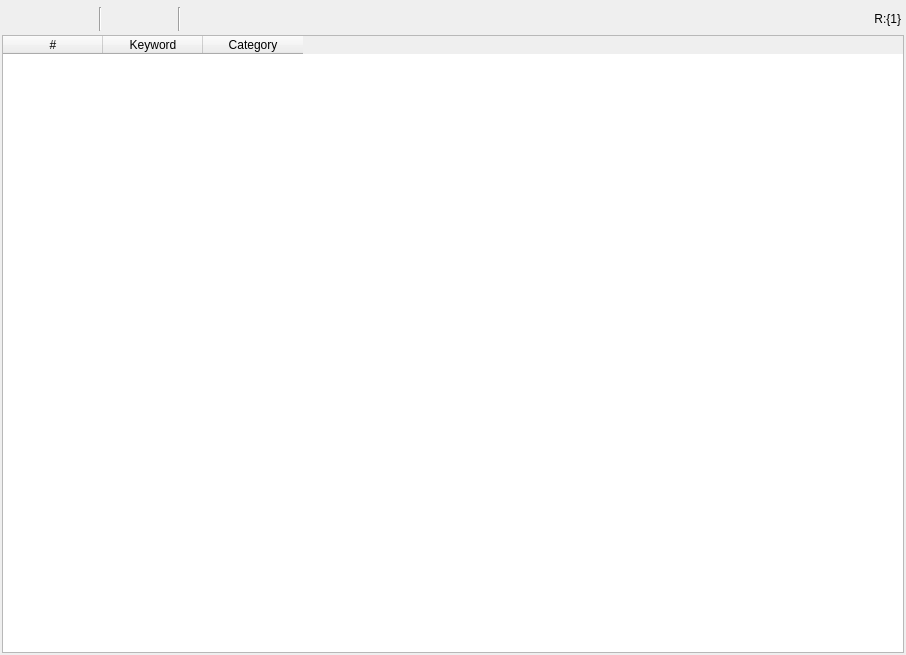
<?xml version="1.0" encoding="UTF-8"?>
<ui version="4.0">
 <class>AmazonCategoryKeywordRelationForm</class>
 <widget class="QWidget" name="AmazonCategoryKeywordRelationForm">
  <property name="geometry">
   <rect>
    <x>0</x>
    <y>0</y>
    <width>906</width>
    <height>655</height>
   </rect>
  </property>
  <property name="windowTitle">
   <string>Amazon Category Keyword Relation</string>
  </property>
  <layout class="QVBoxLayout" name="vlAmazonSkuKeywordRelationForm" stretch="0,0">
   <property name="spacing">
    <number>3</number>
   </property>
   <property name="leftMargin">
    <number>2</number>
   </property>
   <property name="topMargin">
    <number>6</number>
   </property>
   <property name="rightMargin">
    <number>2</number>
   </property>
   <property name="bottomMargin">
    <number>2</number>
   </property>
   <item>
    <widget class="QWidget" name="keywordToolBar" native="true">
     <property name="sizePolicy">
      <sizepolicy hsizetype="Preferred" vsizetype="Preferred">
       <horstretch>0</horstretch>
       <verstretch>0</verstretch>
      </sizepolicy>
     </property>
     <property name="minimumSize">
      <size>
       <width>0</width>
       <height>26</height>
      </size>
     </property>
     <property name="inputMethodHints">
      <set>Qt::ImhNone</set>
     </property>
     <layout class="QHBoxLayout" name="hlReportToolBar" stretch="0,0,0,0,0,0,0,0,0,0,0">
      <property name="spacing">
       <number>2</number>
      </property>
      <property name="sizeConstraint">
       <enum>QLayout::SetDefaultConstraint</enum>
      </property>
      <property name="leftMargin">
       <number>1</number>
      </property>
      <property name="topMargin">
       <number>1</number>
      </property>
      <property name="rightMargin">
       <number>1</number>
      </property>
      <property name="bottomMargin">
       <number>1</number>
      </property>
      <item>
       <widget class="QToolButton" name="tbRefresh">
        <property name="minimumSize">
         <size>
          <width>22</width>
          <height>22</height>
         </size>
        </property>
        <property name="maximumSize">
         <size>
          <width>22</width>
          <height>22</height>
         </size>
        </property>
        <property name="styleSheet">
         <string notr="true"/>
        </property>
        <property name="text">
         <string/>
        </property>
        <property name="icon">
         <iconset resource="../resource/icons.qrc">
          <normaloff>:/button/images/svg/sync-alt-solid.svg</normaloff>:/button/images/svg/sync-alt-solid.svg</iconset>
        </property>
        <property name="autoRaise">
         <bool>true</bool>
        </property>
       </widget>
      </item>
      <item>
       <widget class="QToolButton" name="tbSelection">
        <property name="minimumSize">
         <size>
          <width>22</width>
          <height>22</height>
         </size>
        </property>
        <property name="maximumSize">
         <size>
          <width>22</width>
          <height>22</height>
         </size>
        </property>
        <property name="text">
         <string/>
        </property>
        <property name="icon">
         <iconset resource="../resource/icons.qrc">
          <normaloff>:/button/images/svg/check-solid.svg</normaloff>:/button/images/svg/check-solid.svg</iconset>
        </property>
        <property name="autoRaise">
         <bool>true</bool>
        </property>
       </widget>
      </item>
      <item>
       <widget class="QToolButton" name="tbUnselection">
        <property name="minimumSize">
         <size>
          <width>22</width>
          <height>22</height>
         </size>
        </property>
        <property name="maximumSize">
         <size>
          <width>22</width>
          <height>22</height>
         </size>
        </property>
        <property name="text">
         <string/>
        </property>
        <property name="icon">
         <iconset resource="../resource/icons.qrc">
          <normaloff>:/button/images/svg/times-solid.svg</normaloff>:/button/images/svg/times-solid.svg</iconset>
        </property>
        <property name="autoRaise">
         <bool>true</bool>
        </property>
       </widget>
      </item>
      <item>
       <widget class="QToolButton" name="tbInvertSelection">
        <property name="minimumSize">
         <size>
          <width>22</width>
          <height>22</height>
         </size>
        </property>
        <property name="maximumSize">
         <size>
          <width>22</width>
          <height>22</height>
         </size>
        </property>
        <property name="text">
         <string/>
        </property>
        <property name="icon">
         <iconset resource="../resource/icons.qrc">
          <normaloff>:/button/images/svg/retweet-solid.svg</normaloff>:/button/images/svg/retweet-solid.svg</iconset>
        </property>
        <property name="autoRaise">
         <bool>true</bool>
        </property>
       </widget>
      </item>
      <item>
       <widget class="Line" name="line_2">
        <property name="orientation">
         <enum>Qt::Vertical</enum>
        </property>
       </widget>
      </item>
      <item>
       <widget class="QToolButton" name="tbSearch">
        <property name="minimumSize">
         <size>
          <width>22</width>
          <height>22</height>
         </size>
        </property>
        <property name="maximumSize">
         <size>
          <width>50</width>
          <height>50</height>
         </size>
        </property>
        <property name="text">
         <string/>
        </property>
        <property name="icon">
         <iconset resource="../resource/icons.qrc">
          <normaloff>:/button/images/svg/search-solid.svg</normaloff>:/button/images/svg/search-solid.svg</iconset>
        </property>
        <property name="autoExclusive">
         <bool>false</bool>
        </property>
        <property name="popupMode">
         <enum>QToolButton::InstantPopup</enum>
        </property>
        <property name="toolButtonStyle">
         <enum>Qt::ToolButtonIconOnly</enum>
        </property>
        <property name="autoRaise">
         <bool>true</bool>
        </property>
        <property name="arrowType">
         <enum>Qt::NoArrow</enum>
        </property>
       </widget>
      </item>
      <item>
       <widget class="QToolButton" name="tbInputCsv">
        <property name="minimumSize">
         <size>
          <width>22</width>
          <height>22</height>
         </size>
        </property>
        <property name="maximumSize">
         <size>
          <width>22</width>
          <height>22</height>
         </size>
        </property>
        <property name="text">
         <string/>
        </property>
        <property name="icon">
         <iconset resource="../resource/icons.qrc">
          <normaloff>:/button/images/svg/file-import-solid.svg</normaloff>:/button/images/svg/file-import-solid.svg</iconset>
        </property>
        <property name="autoRaise">
         <bool>true</bool>
        </property>
       </widget>
      </item>
      <item>
       <widget class="QToolButton" name="tbDelete">
        <property name="minimumSize">
         <size>
          <width>22</width>
          <height>22</height>
         </size>
        </property>
        <property name="maximumSize">
         <size>
          <width>22</width>
          <height>22</height>
         </size>
        </property>
        <property name="text">
         <string/>
        </property>
        <property name="icon">
         <iconset resource="../resource/icons.qrc">
          <normaloff>:/button/images/svg/times-circle-solid.svg</normaloff>:/button/images/svg/times-circle-solid.svg</iconset>
        </property>
        <property name="autoRaise">
         <bool>true</bool>
        </property>
       </widget>
      </item>
      <item>
       <widget class="Line" name="line">
        <property name="orientation">
         <enum>Qt::Vertical</enum>
        </property>
       </widget>
      </item>
      <item>
       <widget class="QLabel" name="lbPagerInfo">
        <property name="sizePolicy">
         <sizepolicy hsizetype="MinimumExpanding" vsizetype="Preferred">
          <horstretch>0</horstretch>
          <verstretch>0</verstretch>
         </sizepolicy>
        </property>
        <property name="text">
         <string>R:{1}</string>
        </property>
        <property name="alignment">
         <set>Qt::AlignRight|Qt::AlignTrailing|Qt::AlignVCenter</set>
        </property>
       </widget>
      </item>
      <item>
       <widget class="QWidget" name="widget_2" native="true"/>
      </item>
     </layout>
    </widget>
   </item>
   <item>
    <widget class="QTableWidget" name="twAmazonCategoryKeywordRelation">
     <property name="editTriggers">
      <set>QAbstractItemView::NoEditTriggers</set>
     </property>
     <property name="selectionMode">
      <enum>QAbstractItemView::MultiSelection</enum>
     </property>
     <property name="selectionBehavior">
      <enum>QAbstractItemView::SelectRows</enum>
     </property>
     <property name="sortingEnabled">
      <bool>true</bool>
     </property>
     <attribute name="horizontalHeaderHighlightSections">
      <bool>false</bool>
     </attribute>
     <column>
      <property name="text">
       <string>#</string>
      </property>
     </column>
     <column>
      <property name="text">
       <string>Keyword</string>
      </property>
     </column>
     <column>
      <property name="text">
       <string>Category</string>
      </property>
     </column>
    </widget>
   </item>
  </layout>
 </widget>
 <resources>
  <include location="../resource/icons.qrc"/>
 </resources>
 <connections/>
</ui>
